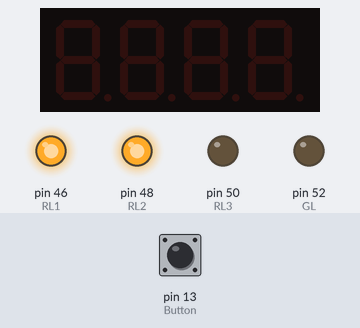
A sketch run on a simulated Arduino Mega 2560, built with avr-gcc and run on an emulated ATmega2560. Shown: 4-digit seven-segment display, output pins drawn as LEDs (lit = HIGH). Dashed ring = blinking. Inputs (shaded band) come from the test bench; at power-on: pin 13 (Button) HIGH. Random numbers use the default seed unless the sketch sets one.

Above: at 1.2 s.
1.3 s: pin 13 (Button) pulled LOW for 0.15 s
At 1.54 s:
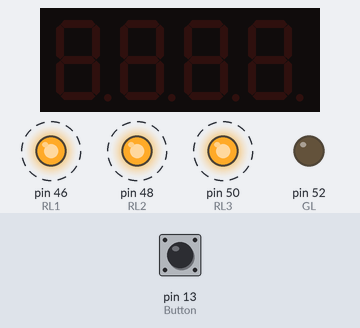
2.0 s: pin 13 (Button) pulled LOW for 1 s
At 2.8 s:
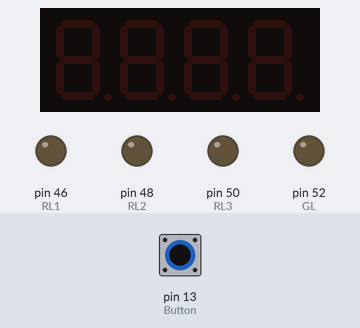
3.6 s: pin 13 (Button) pulled LOW for 3.2 s
At 8.4 s:
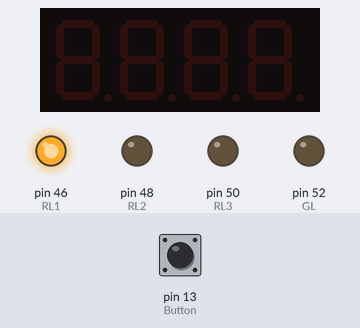
Timing chart, 0 to 13.4 s (numbered marks = the images above; inputs shaded):
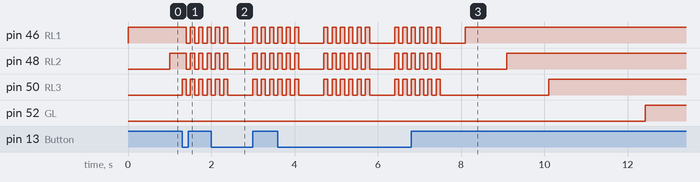

The sketch:

stopwatch_game.ino
```cpp
#include <SevSeg.h>

SevSeg sevseg;

const int RL1    = 46;
const int RL2    = 48;
const int RL3    = 50;
const int GL     = 52;
const int Button = 13;

void setup() {
  byte numDigits = 4;
  byte digitPins[] = {12, 9, 8, 6};
  byte segmentPins[] = {11, 7, 4, 2, 1, 10, 5, 3};

  sevseg.begin(COMMON_CATHODE, numDigits, digitPins, segmentPins, false, false, false, false);
  sevseg.setBrightness(90);

  pinMode(RL1,    OUTPUT);
  pinMode(RL2,    OUTPUT);
  pinMode(RL3,    OUTPUT);
  pinMode(GL,     OUTPUT);
  pinMode(Button, INPUT_PULLUP);

  randomSeed(analogRead(A0));
}

void loop() {
  bool falseStart = false;

  // Red LEDs build up (checking for false start the whole time)
  falseStart |= blinkyDelay(RL1, 1000);
  falseStart |= blinkyDelay(RL2, 1000);
  falseStart |= blinkyDelay(RL3, 1000);

  if (!falseStart) {
    // Random wait then green on (still watching for false start)
    falseStart = displayDelay(random(0, 3001));
  }

  if (falseStart) {
    handleFalseStart();
    delay(500);
    return; // restart loop, skip the reaction test
  }

  digitalWrite(GL, HIGH);
  long startTime = millis();

  // Wait for button
  while (digitalRead(Button) == HIGH) {
    sevseg.refreshDisplay();
  }

  long reactionTime = millis() - startTime;

  // LEDs off
  digitalWrite(GL,  LOW);
  digitalWrite(RL1, LOW);
  digitalWrite(RL2, LOW);
  digitalWrite(RL3, LOW);

  // Show reaction time for 3 seconds
  sevseg.setNumber(reactionTime, 3);
  long showStart = millis();
  while (millis() - showStart < 3000) {
    sevseg.refreshDisplay();
  }

  delay(500);
}

// Returns true if a false start occurred during this LED's hold time
bool blinkyDelay(int pin, int duration) {
  digitalWrite(pin, HIGH);
  long start = millis();
  while (millis() - start < duration) {
    if (digitalRead(Button) == LOW) return true;
    sevseg.refreshDisplay();
  }
  return false;
}

// Returns true if a false start occurred during the random wait
bool displayDelay(long duration) {
  long start = millis();
  while (millis() - start < duration) {
    if (digitalRead(Button) == LOW) return true;
    sevseg.refreshDisplay();
  }
  return false;
}

void handleFalseStart() {
  // Turn off any lit LEDs first
  digitalWrite(RL1, LOW);
  digitalWrite(RL2, LOW);
  digitalWrite(RL3, LOW);
  digitalWrite(GL,  LOW);

  // Flash all red LEDs fast
  for (int i = 0; i < 6; i++) {
    digitalWrite(RL1, HIGH);
    digitalWrite(RL2, HIGH);
    digitalWrite(RL3, HIGH);
    unsigned long t = millis();
    while (millis() - t < 100) sevseg.refreshDisplay();

    digitalWrite(RL1, LOW);
    digitalWrite(RL2, LOW);
    digitalWrite(RL3, LOW);
    t = millis();
    while (millis() - t < 100) sevseg.refreshDisplay();
  }
}
```

Measured:
- after the input at 1.3 s, pin 46 (RL1), pin 48 (RL2): alternates HIGH for 0.10 s and LOW for 0.10 s, starting after 0.10 s; pin 50 (RL3): alternates HIGH for 0.10 s and LOW for 0.10 s, starting at once
